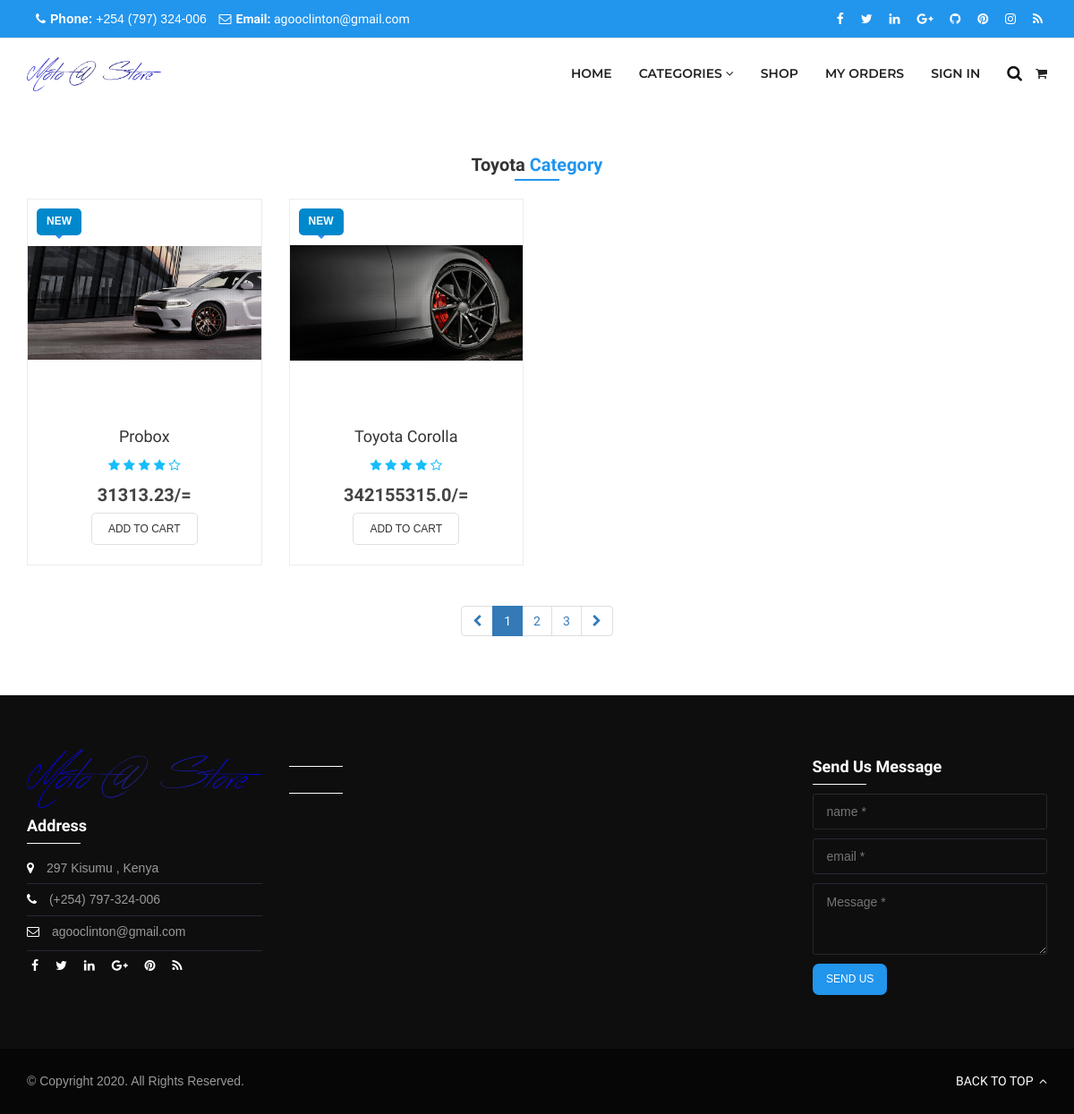
Page /category/1 on the committed database.
### product/models.py (models this page shows, shortened)
class Category(models.Model):
    category_name = models.CharField(max_length = 191)

class Product(models.Model):
    category = models.ForeignKey(Category, on_delete=models.CASCADE)
    number_in_stock = models.IntegerField()
    product_name = models.CharField(max_length = 191)
    product_price = models.FloatField()
    description = models.TextField()
    product_photo = models.FileField(upload_to='Products')
    timestamp = models.DateTimeField(auto_now = True)
    is_reserved = models.BooleanField(null = True)
    is_sold_out = models.BooleanField(null = True)
    is_new = models.BooleanField(null = True)
    is_under_nego = models.BooleanField(null = True)

### accounts/views.py (the view)
# urls.py: path('category/<int:id>', views.categorydetails, name = 'categorydetails'),
def categorydetails(request, id):
    context = {}
    try:
        all_category_qs = Category.objects.all()
        category_get_qs = Category.objects.get(pk=id)
        all_product_qs = Product.objects.filter(category_id = id)
        context['category_get_qs']=category_get_qs
        context['all_product_qs'] = all_product_qs
        context['all_category_qs'] = all_category_qs
    except ObjectDoesNotExist:
        all_category_qs = Category.objects.all()
        return render(request, 'pages/404.html', {'all_category_qs':all_category_qs})
    return render(request, 'pages/category.html', context)

### accounts/templates/pages/category.html (shortened to what this page needs)
{% extends "base.html" %}
{% load static %}
{% block content %}
<link rel="stylesheet" href="{% static 'css/shop.css' %}">
<div class="wrapper">
    {% include 'utils/navbar.html' %}
    <div class="main-content scroll-none home-page">
        <section class="text-center our-works2 light">
            <div class="container">
                <div class="row">
                    <div class="col-md-12">
                        <h2 class="title text-center">{{category_get_qs.category_name}} <strong>Category</strong></h2>
                    </div>
                </div>
            </div>
            <div class="content-container">
                    <div class="container">
                        <div class="row">
                            <div class="col-md-12">
                                <div class="row">
                                    {% for product in all_product_qs %}
                                    <div class="col-md-3">
                                        <div class="item-product first">
                                            <div class="product-thumb">
                                                <div class="midd">
                                                    <a href="{% url 'productdetails' product.id %}" title="Read More"><img src="{{product.product_photo.url}}" alt=""></a>
                                                    <div class="n-content">
                                                        <p>New</p>
                                                    </div>
                                                </div>
                                            </div>
                                            <div class="info-product">
                                                <h4><a href="">{{product.product_name}}</a></h4>
                                                <div class="rating">
                                                    <i class="fa fa-star"></i>
                                                    <i class="fa fa-star"></i>
                                                    <i class="fa fa-star"></i>
                                                    <i class="fa fa-star"></i>
                                                    <i class="fa fa-star-o"></i>
                                                </div>
                                                <p class="price">{{product.product_price}}/=</p>
                                                <div class="add-cart">
                                                    <a href="{% url 'cart' product.id %}" class="shop-btn">Add to Cart</a>
                                                </div>
                                            </div>
                                        </div>
                                    </div>
                                    {% endfor %}
                                </div>
                                <ul class="pagination">
                                    <li><a href="#"><i class="fa fa-chevron-left"></i></a></li>
                                    <li class="active"><a href="#">1</a></li>
                                    <li><a href="#">2</a></li>
                                    <li><a href="#">3</a></li>
                                    <li><a href="#"><i class="fa fa-chevron-right"></i></a></li>
                                </ul>
                            </div>
                        </div>
                    </div>
                </div>
        </section>
    </div>
</div>
{% endblock %}

### accounts/static/css/rev-settings.css (style rules this page uses)
html { overflow-x: hidden; padding: 0!important; background: #fff; margin: 0 !important; }

### accounts/static/css/shop.css (style rules this page uses)
.item-product { width: 100%; float: left; border: 1px solid #ebeced; margin-left: -1px; margin-bottom: -1px; text-align: center; margin-bottom: 25px; position: relative; }
.n-content { content: ''; width: 50px; height: 30px; top:10px; left: 10px !important; background: #0088cc; position: absolute; border-radius: 5px; }
.n-content:after { content: ""; display: block; border-style: solid; border-width: 4px; border-color: #3187f2 transparent transparent transparent; position: absolute; left: calc(50% - 4px); top: 100%; }
.n-content p { color: #fff !important; text-transform: uppercase; font-family: 'Arial' , sans-serif; font-size: 12px; font-weight: 600; padding: 0; margin: 0; padding-top: 5px; }
.item-product.first { margin-left: 0; }
.item-product .product-thumb { display: table; height: 230px; width: 100%; transition: .3s; }
.item-product .product-thumb .midd { display: table-cell; vertical-align: middle; }
.info-product { padding: 15px 20px 30px; }
.item-product h4 a { color: #333; }
.item-product .rating { color: #16bdfa; margin-bottom: 5px; }
.item-product .price { font-size: 20px; font-weight: bold; color: #444; }
h2.title { font-family: 'Raleway', sans-serif; text-transform: none; font-size: 20px; font-weight: 700; padding: 0; margin: 0; padding-bottom: 10px; position: relative; margin-bottom: 10px; }
.price { color: #fc3a51; font-family: 'Montserrat'; font-size: 18px; font-weight: 800; }

### rows in the picture
Category: category_name "Toyota"
Product: product_photo (picture), product_name "Probox", product_price "31313.23"
Product: product_photo (picture), product_name "Toyota Corolla", product_price "342155315.0"
